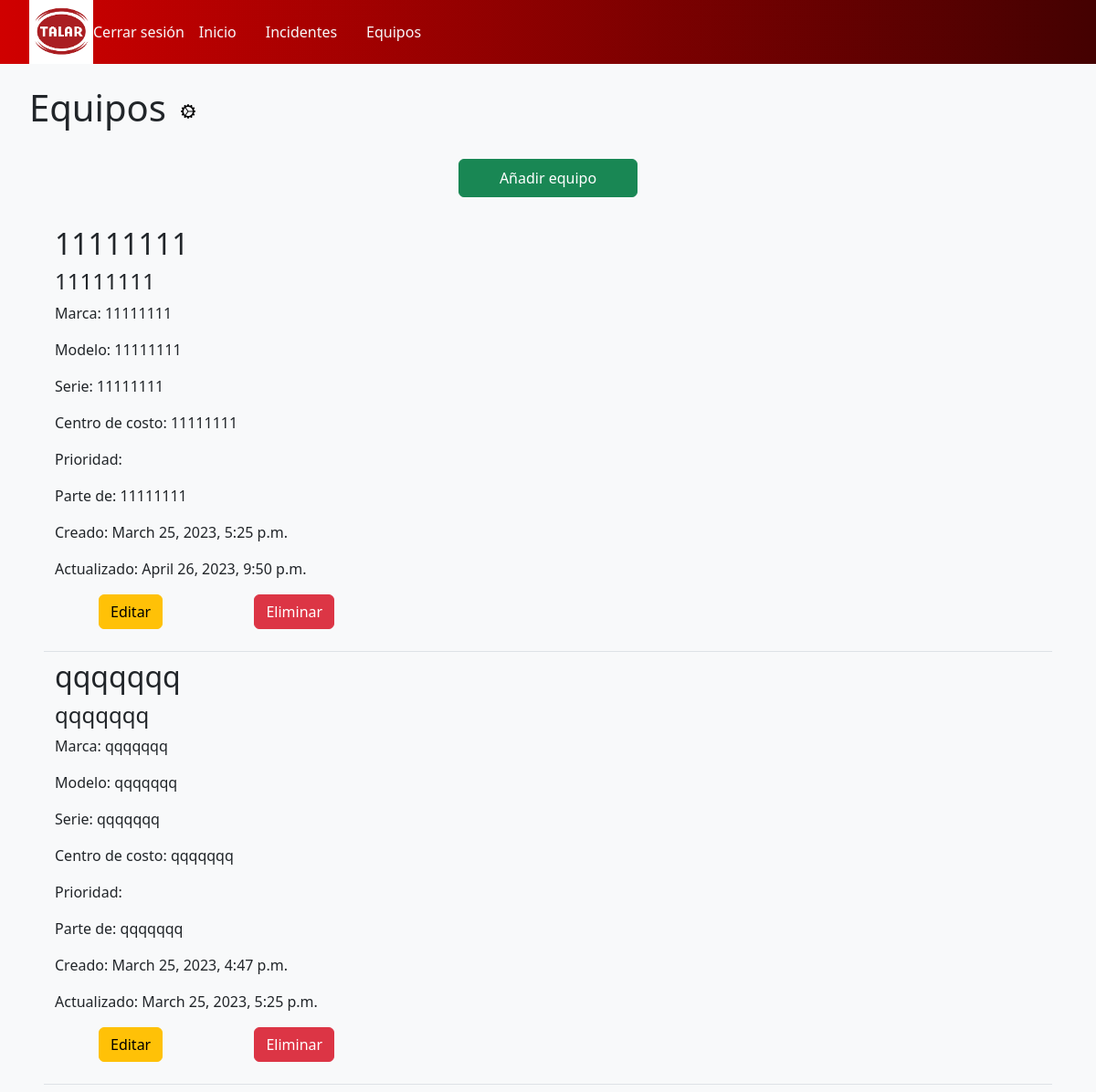
The app's page /equipos/ (signed in) with its own data.
### base/models.py (models this page shows, shortened)
class Equipo(models.Model):
    updated = models.DateTimeField(auto_now=True)
    created = models.DateTimeField(auto_now_add=True)
    nombre = models.CharField(max_length=200)
    marca = models.CharField(max_length=200)
    modelo = models.CharField(max_length=200)
    serie = models.CharField(max_length=200)
    codigo = models.CharField(max_length=200)
    centroCosto = models.CharField(max_length=200)
    prioridad = models.CharField(max_length=200)
    parteDe = models.CharField(max_length=200)

### base/views.py (the view)
# urls.py: path('equipos/', views.equipos),
def equipos(request):
    lista_equipos = Equipo.objects.order_by('-created')
    return render(request, "equipos.html", {"equipos": lista_equipos})

### templates/equipos.html (shortened to what this page needs)
{% extends 'layouts/main.html' %} {%block content%}
<div class="">
    <div class="mx-4 pt-4 d-flex">
        <h1 class="mx-2">Equipos</h1>
        <img class="mx-2" src="../static/images/equipo-logo.svg" alt="incidente-logo">
    </div>
    <div class="container-fluid pt-4 d-flex justify-content-center">
        <a class="btn btn-success mx-5 mb-4 py-2 col-2" href="../equipo"> Añadir equipo </a>
    </div>
    {% for e in equipos %}
    <div class="mx-5 my-2 border-bottom row d-flex">
        <div>
            <h2>{{e.codigo}}</h2>
            <h4>{{e.nombre}}</h4>
            <p>Marca: {{e.marca}}</p>
            <p>Modelo: {{e.modelo}}</p>
            <p>Serie: {{e.serie}}</p>
            <p>Centro de costo: {{e.centroCosto}}</p>
            <p>Prioridad: {{e.propridad}}</p>
            <p>Parte de: {{e.parteDe}}</p>
            <p>Creado: {{e.created}}</p>
            <p>Actualizado: {{e.updated}}</p>
        </div>
        {%if request.user.is_authenticated and user.is_superuser%}
        <div>
            <a class="btn btn-warning mx-5 mb-4" href="/equipo/{{e.id}}">Editar</a>
            <a class="btn btn-danger mx-5 mb-4" href="/confirmar_borrar_equipo/{{e.id}}">Eliminar</a>
        </div>
        {%endif%}
    </div>
    {% endfor %} {%endblock%}

### static/styles/main.css (style rules this page uses)
* { font-family: "Segoe UI", Tahoma, Geneva, Verdana, sans-serif; }
a { text-decoration: none; }

### records on screen
Equipo: codigo "11111111", nombre "11111111", marca "11111111", modelo "11111111", serie "11111111", centroCosto "11111111", parteDe "11111111", created "March 25, 2023, 5:25 p.m.", updated "April 26, 2023, 9:50 p.m."
Equipo: codigo "qqqqqqq", nombre "qqqqqqq", marca "qqqqqqq", modelo "qqqqqqq", serie "qqqqqqq", centroCosto "qqqqqqq", parteDe "qqqqqqq", created "March 25, 2023, 4:47 p.m.", updated "March 25, 2023, 5:25 p.m."
